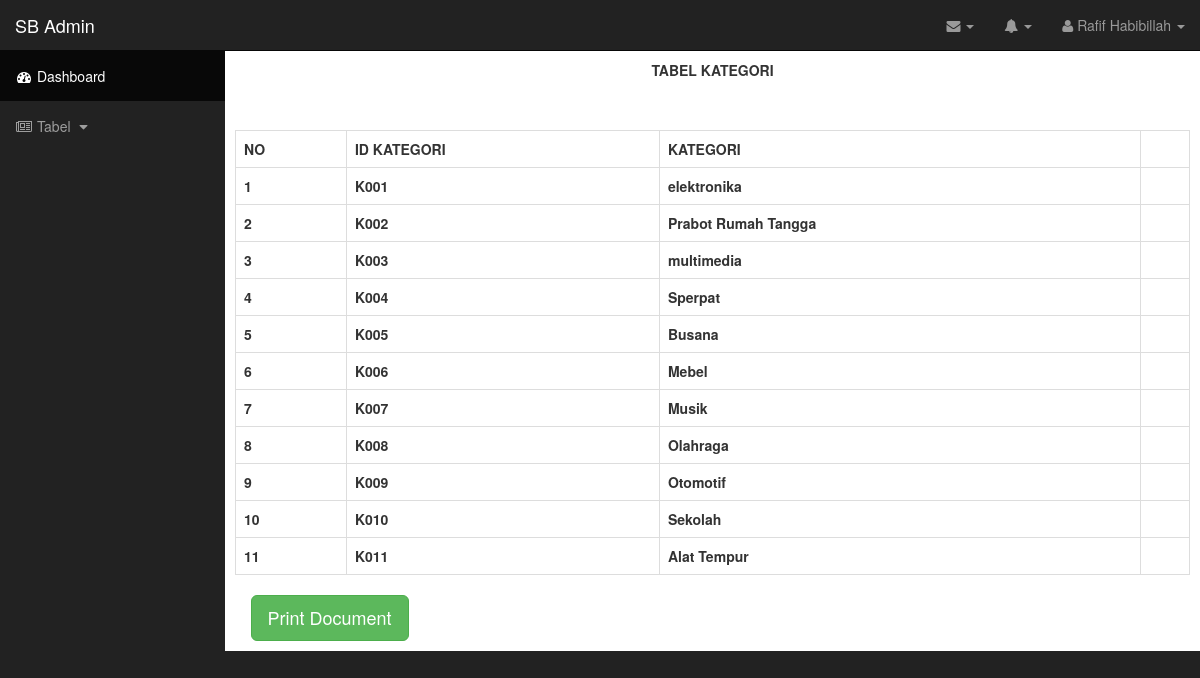
Screenshot of /operator/index.php?rafif=operator/kategori.php (signed in) with the database file from the repository.
### tables this page shows
CREATE TABLE `kategori` (
  `id_kategori` varchar(25) NOT NULL,
  `kategori` varchar(25) DEFAULT NULL
);

### operator/kategori.php (the view, shortened to what this page needs)
<?php
include('includekoneksi.php');
	?>
<p align="center"><b> TABEL KATEGORI </b></p>
<br>
<br>
<div class="row">
	<div class="col-lg-12">
	<div class="table-responsive">
<table class="table table-bordered table-hover table-stripped">
	<tr>
	<th>NO</th>
	<th>ID KATEGORI</th>
	<th>KATEGORI</th>
	</tr>
	<?php
	$no=1;
	$queri="select * from kategori";
	$hasil=mysqli_query($koneksi,$queri);
	?>
	<?php while ($data=mysqli_fetch_array($hasil)){
		?>
	<tr>
	<th><?php echo $no++;?></th>
	<th><?php echo $data['id_kategori'];?></th>
	<th><?php echo $data['kategori'];?></th>
	<th>
	</tr>
	<?php
	}
	?>
	</table>
</div>
</div>
</div>
	<button onClick="print_d()" class="btn btn-success btn-lg" >Print Document</button>

### artikel/css/sb-admin.css (style rules this page uses)
body { margin-top: 100px; background-color: #222; }
@media (min-width:768px) { body { margin-top: 50px; } }

### rows the page displays
kategori: id_kategori "K001", kategori "elektronika"
kategori: id_kategori "K002", kategori "Prabot Rumah Tangga"
kategori: id_kategori "K003", kategori "multimedia"
kategori: id_kategori "K004", kategori "Sperpat"
kategori: id_kategori "K005", kategori "Busana"
kategori: id_kategori "K006", kategori "Mebel"
kategori: id_kategori "K007", kategori "Musik"
kategori: id_kategori "K008", kategori "Olahraga"
kategori: id_kategori "K009", kategori "Otomotif"
kategori: id_kategori "K010", kategori "Sekolah"
kategori: id_kategori "K011", kategori "Alat Tempur"
